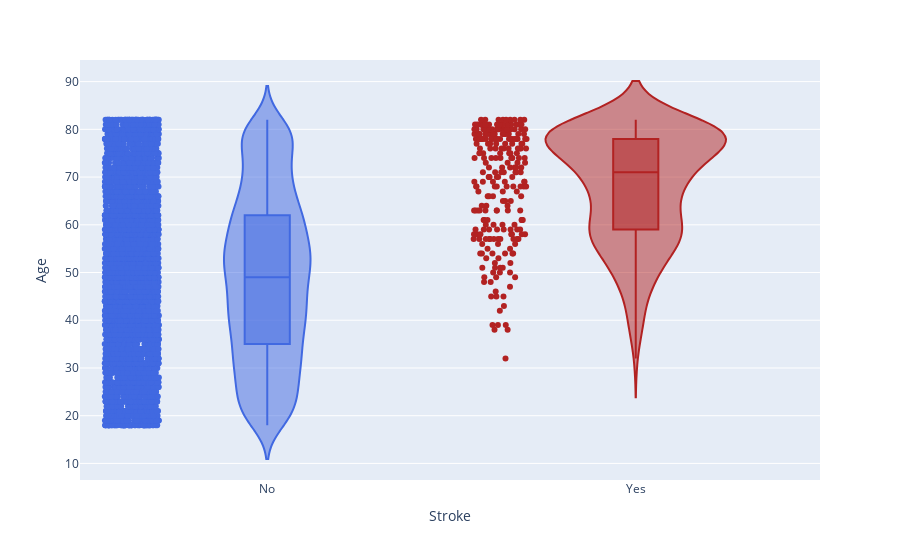
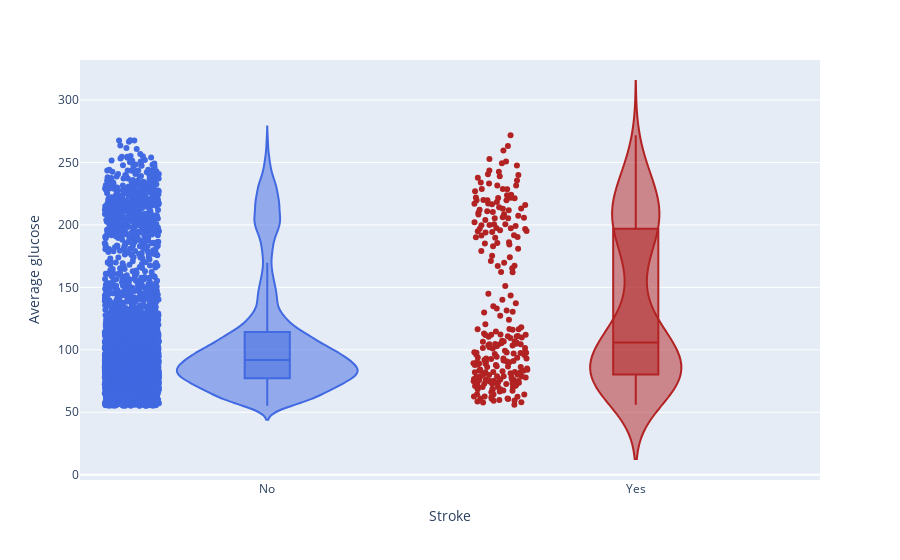
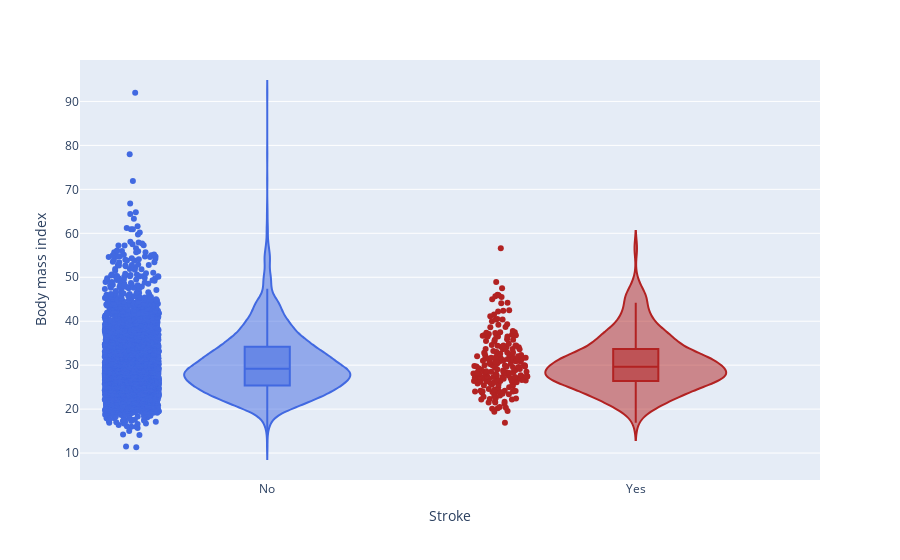

Source (notebook cell) for these figures, in order:
### Markdown cell above
### Distribution of a quantitative feature by stroke outcome

### Code cell
fig1 = px.violin(df, y="age", x="stroke", box=True, points="all", color="stroke",
                 color_discrete_map={0: "royalblue", 1: "firebrick"},
                 labels={"age": "Age", "stroke": "Stroke"})


fig1.update_xaxes(tickvals=[0, 1], ticktext=["No", "Yes"])
fig1.update_traces(showlegend=False)
fig1.show()

fig2 = px.violin(df, y="avg_glucose_level", x="stroke", box=True, points="all", color="stroke",
                 color_discrete_map={0: "royalblue", 1: "firebrick"},
                 labels={"avg_glucose_level": "Average glucose ", "stroke": "Stroke"})


fig2.update_xaxes(tickvals=[0, 1], ticktext=["No", "Yes"])
fig2.update_traces(showlegend=False)
fig2.show()

fig3 = px.violin(df, y="bmi", x="stroke", box=True, points="all", color="stroke",
                 color_discrete_map={0: "royalblue", 1: "firebrick"},
                 labels={"bmi": "Body mass index", "stroke": "Stroke"})

fig3.update_xaxes(tickvals=[0, 1], ticktext=["No", "Yes"])
fig3.update_traces(showlegend=False)
fig3.show()

### Figure 1 — Plotly figure (JSON) as saved in the notebook; plotly's stock layout.template omitted (floating-point values rounded to 4 significant figures; data arrays with more than 128 entries replaced by an {"elided": "..."} marker saying what was removed)
{"data": [{"alignmentgroup": "True", "box": {"visible": true}, "hovertemplate": "Stroke=%{x}<br>Age=%{y}<extra></extra>", "legendgroup": "1", "marker": {"color": "firebrick"}, "name": "1", "offsetgroup": "1", "orientation": "v", "points": "all", "scalegroup": "True", "showlegend": false, "type": "violin", "x": {"elided": "247 int values"}, "x0": " ", "xaxis": "x", "y": {"elided": "247 int values"}, "y0": " ", "yaxis": "y"}, {"alignmentgroup": "True", "box": {"visible": true}, "hovertemplate": "Stroke=%{x}<br>Age=%{y}<extra></extra>", "legendgroup": "0", "marker": {"color": "royalblue"}, "name": "0", "offsetgroup": "0", "orientation": "v", "points": "all", "scalegroup": "True", "showlegend": false, "type": "violin", "x": {"elided": "4007 int values"}, "x0": " ", "xaxis": "x", "y": {"elided": "4007 int values"}, "y0": " ", "yaxis": "y"}], "layout": {"legend": {"title": {"text": "Stroke"}, "tracegroupgap": 0}, "margin": {"t": 60}, "violinmode": "overlay", "xaxis": {"anchor": "y", "categoryarray": [1, 0], "categoryorder": "array", "domain": [0, 1], "ticktext": ["No", "Yes"], "tickvals": [0, 1], "title": {"text": "Stroke"}}, "yaxis": {"anchor": "x", "domain": [0, 1], "title": {"text": "Age"}}}}

### Figure 2 — Plotly figure (JSON) as saved in the notebook; plotly's stock layout.template omitted (floating-point values rounded to 4 significant figures; data arrays with more than 128 entries replaced by an {"elided": "..."} marker saying what was removed)
{"data": [{"alignmentgroup": "True", "box": {"visible": true}, "hovertemplate": "Stroke=%{x}<br>Average glucose =%{y}<extra></extra>", "legendgroup": "1", "marker": {"color": "firebrick"}, "name": "1", "offsetgroup": "1", "orientation": "v", "points": "all", "scalegroup": "True", "showlegend": false, "type": "violin", "x": {"elided": "247 int values"}, "x0": " ", "xaxis": "x", "y": {"elided": "247 float values"}, "y0": " ", "yaxis": "y"}, {"alignmentgroup": "True", "box": {"visible": true}, "hovertemplate": "Stroke=%{x}<br>Average glucose =%{y}<extra></extra>", "legendgroup": "0", "marker": {"color": "royalblue"}, "name": "0", "offsetgroup": "0", "orientation": "v", "points": "all", "scalegroup": "True", "showlegend": false, "type": "violin", "x": {"elided": "4007 int values"}, "x0": " ", "xaxis": "x", "y": {"elided": "4007 float values"}, "y0": " ", "yaxis": "y"}], "layout": {"legend": {"title": {"text": "Stroke"}, "tracegroupgap": 0}, "margin": {"t": 60}, "violinmode": "overlay", "xaxis": {"anchor": "y", "categoryarray": [1, 0], "categoryorder": "array", "domain": [0, 1], "ticktext": ["No", "Yes"], "tickvals": [0, 1], "title": {"text": "Stroke"}}, "yaxis": {"anchor": "x", "domain": [0, 1], "title": {"text": "Average glucose "}}}}

### Figure 3 — Plotly figure (JSON) as saved in the notebook; plotly's stock layout.template omitted (floating-point values rounded to 4 significant figures; data arrays with more than 128 entries replaced by an {"elided": "..."} marker saying what was removed)
{"data": [{"alignmentgroup": "True", "box": {"visible": true}, "hovertemplate": "Stroke=%{x}<br>Body mass index=%{y}<extra></extra>", "legendgroup": "1", "marker": {"color": "firebrick"}, "name": "1", "offsetgroup": "1", "orientation": "v", "points": "all", "scalegroup": "True", "showlegend": false, "type": "violin", "x": {"elided": "247 int values"}, "x0": " ", "xaxis": "x", "y": {"elided": "247 float values"}, "y0": " ", "yaxis": "y"}, {"alignmentgroup": "True", "box": {"visible": true}, "hovertemplate": "Stroke=%{x}<br>Body mass index=%{y}<extra></extra>", "legendgroup": "0", "marker": {"color": "royalblue"}, "name": "0", "offsetgroup": "0", "orientation": "v", "points": "all", "scalegroup": "True", "showlegend": false, "type": "violin", "x": {"elided": "4007 int values"}, "x0": " ", "xaxis": "x", "y": {"elided": "4007 float values"}, "y0": " ", "yaxis": "y"}], "layout": {"legend": {"title": {"text": "Stroke"}, "tracegroupgap": 0}, "margin": {"t": 60}, "violinmode": "overlay", "xaxis": {"anchor": "y", "categoryarray": [1, 0], "categoryorder": "array", "domain": [0, 1], "ticktext": ["No", "Yes"], "tickvals": [0, 1], "title": {"text": "Stroke"}}, "yaxis": {"anchor": "x", "domain": [0, 1], "title": {"text": "Body mass index"}}}}
